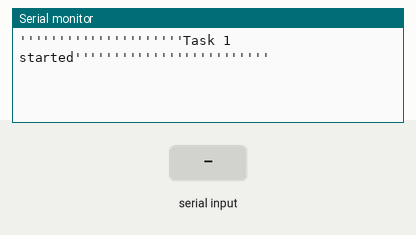
Bench run of a sketch on a simulated Arduino Uno, built with avr-gcc and run on an emulated ATmega328P. On the bench: the last lines printed to the serial monitor. Inputs (shaded band) come from the test bench.

Above: at 0.8 s.
0.9 s: "1\n" received over Serial
At 1.5 s:
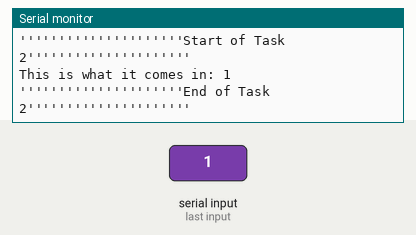
2.5 s: "0\n" received over Serial
At 3.5 s:
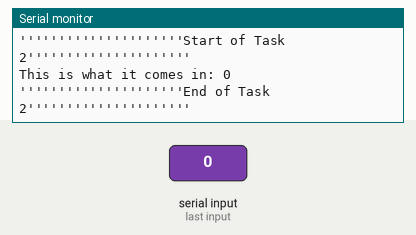
4.0 s: "2\n" received over Serial
At 6.5 s:
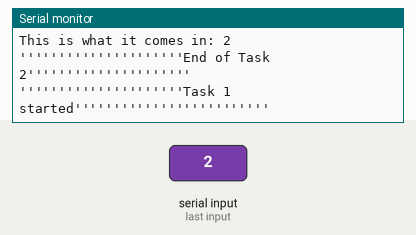

Measured:
- after the input at 0.9 s, the serial monitor: prints a new line after 0.18 s (image 1)
- after the input at 2.5 s, the serial monitor: prints a new line after 0.19 s (image 2)
- after the input at 4.0 s, the serial monitor: prints a new line after 0.19 s (image 3)

The sketch:

CE3003_L3_Task2.ino
```cpp
#include <Arduino_FreeRTOS.h>
#include <semphr.h>
char s1[5];
int ready = 0;
SemaphoreHandle_t xMutex;

void setup() {
  // put your setup code here, to run once:
  Serial.begin(115200);  //set baud rate
  xMutex = xSemaphoreCreateMutex();
  if (xMutex ==NULL)
    Serial.println("Mutex creation failed");
  xTaskCreate(Task1, "Read from PC",100, NULL ,1,NULL);
  xTaskCreate(Task2, "Print from PC",100, NULL ,1,NULL);
  vTaskStartScheduler();
}


static void Task1(void *pvParameters)
{
  while(1) {
  xSemaphoreTake(xMutex,portMAX_DELAY);
  char t;

  int i ;
  i = 0;


  Serial.println("'''''''''''''''''''''Task 1 started'''''''''''''''''''''''''");
  while (Serial.available() ==0){}
  while (Serial.available()>0) {

      t = Serial.read();
      vTaskDelay(pdMS_TO_TICKS(100));
      //Serial.print("You typed: " );
      //Serial.print(t);
      if (i<4) {
        s1[i] = t;
        i++;
        //Serial.println();
      }
      else{
        //Serial.println(" - discarded");
      }
  }


  Serial.println("'''''''''''''''''''''End of Task 1'''''''''''''''''''''");
  xSemaphoreGive(xMutex);

  delay(1000);
  }
}

static void Task2(void* pvParameters) {
  while(1){
  xSemaphoreTake(xMutex,portMAX_DELAY);
  Serial.println("'''''''''''''''''''''Start of Task 2'''''''''''''''''''''");
  s1[4] = '\0'; // terminating the String
  Serial.print("This is what it comes in: ");
  Serial.println(s1);
  Serial.println('\n');
  Serial.println("'''''''''''''''''''''End of Task 2'''''''''''''''''''''");

  xSemaphoreGive(xMutex);
  delay(1000);

  }
}

void loop() {
  // put your main code here, to run repeatedly:

}
```
